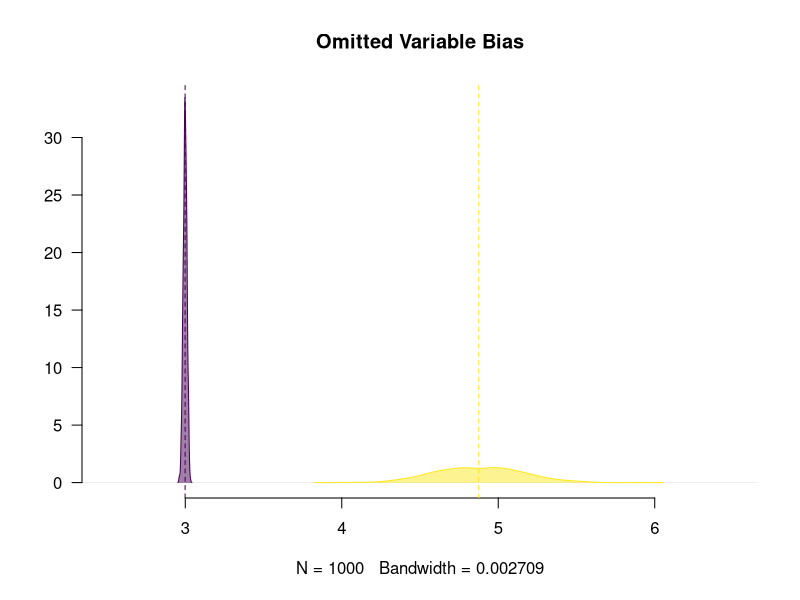
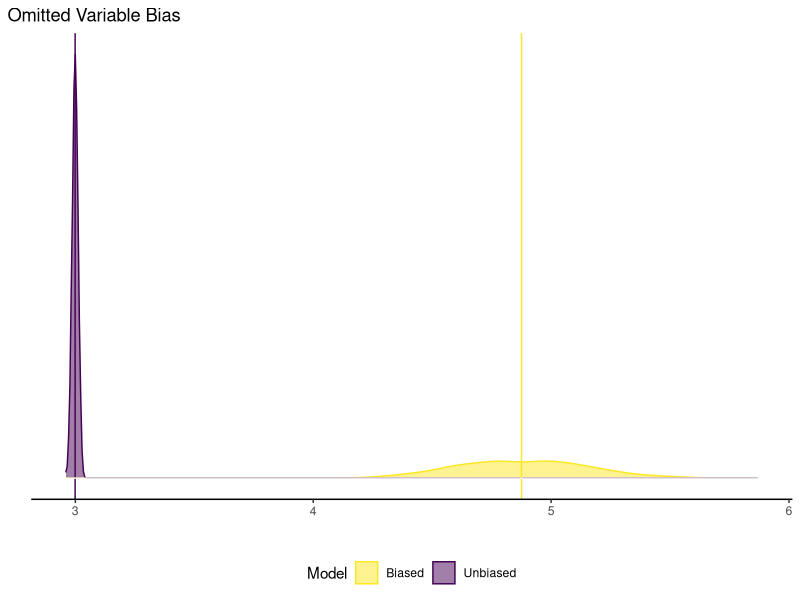
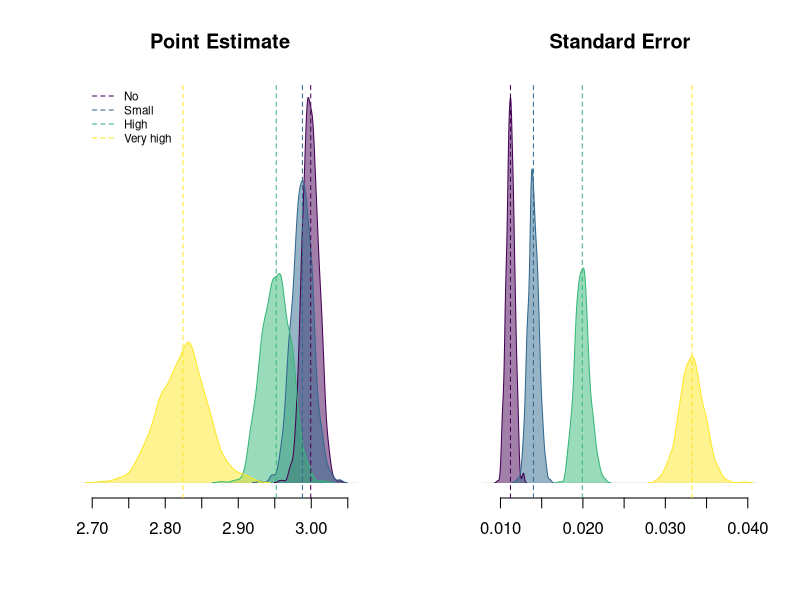
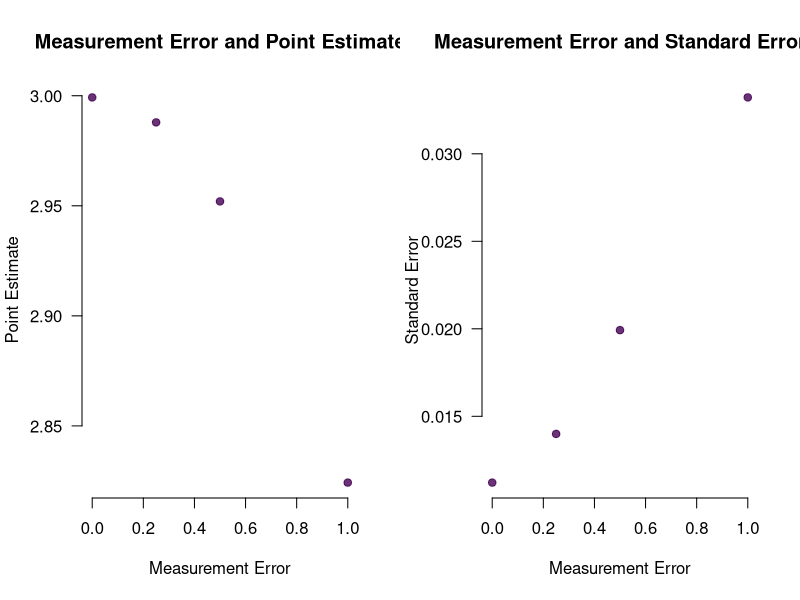
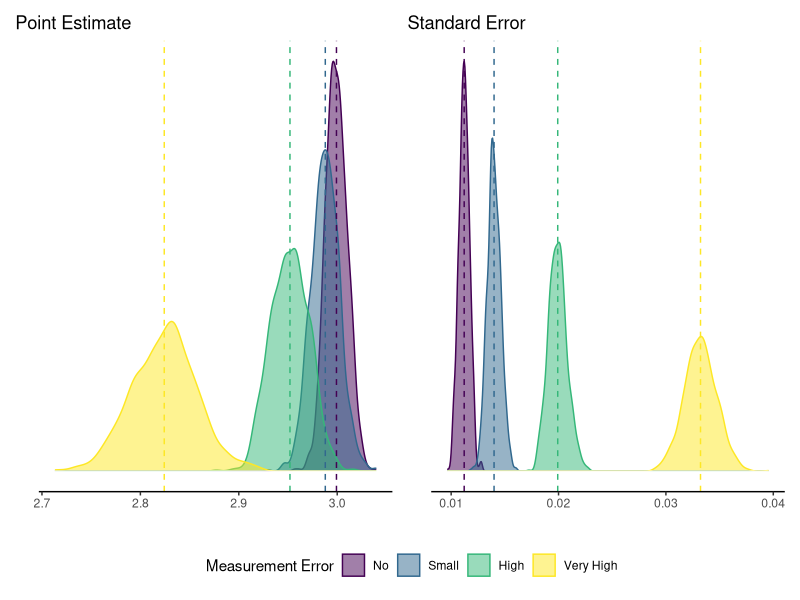
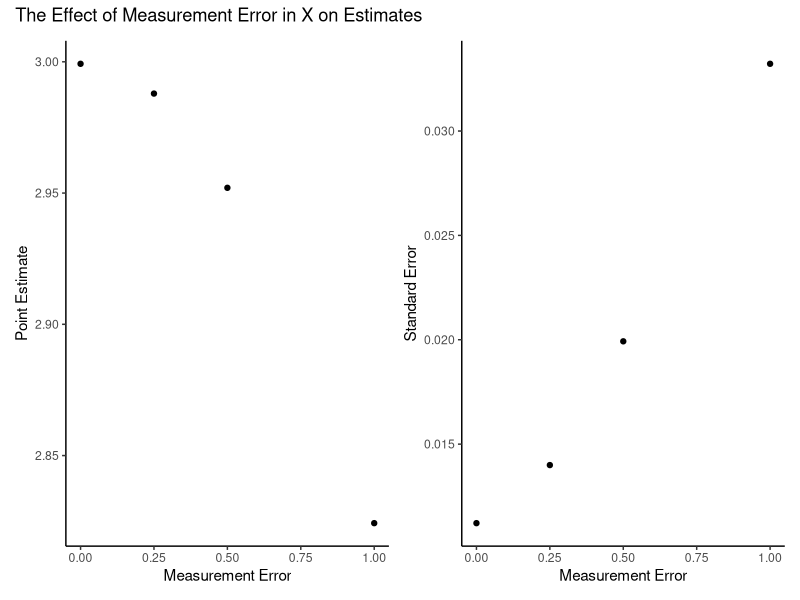
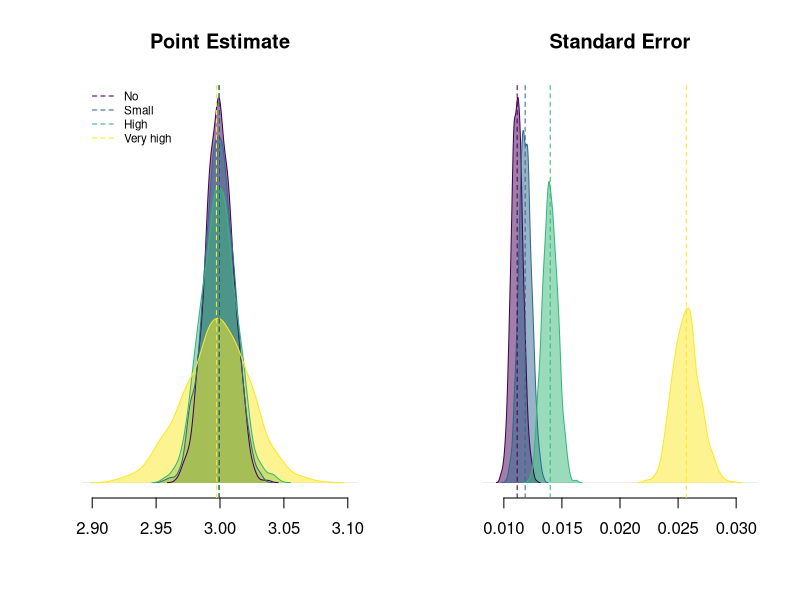
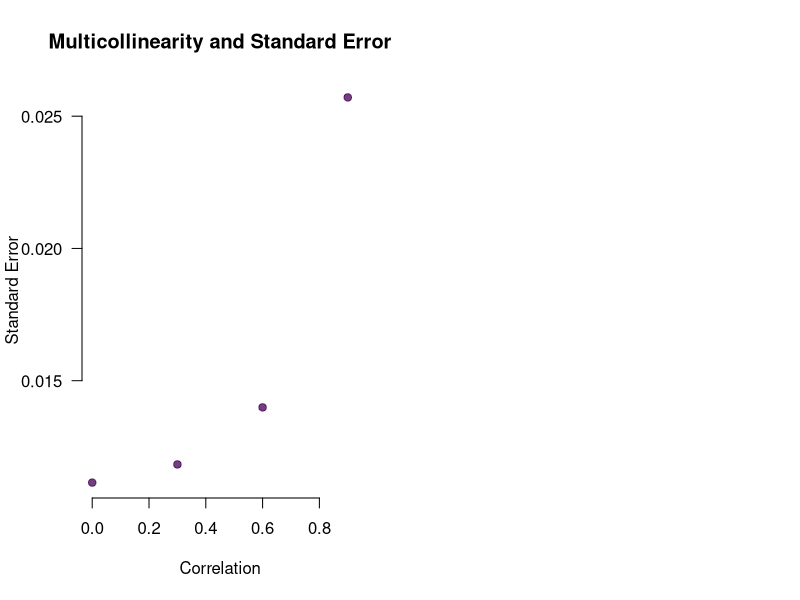

Write R code to recreate these figures, in order. (Note: this script raises an error after producing the figures.)
## ---- chunk 1
# The first line sets an option for the final document that can be produced from
# the .Rmd file. Don't worry about it.
knitr::opts_chunk$set(echo = TRUE,
                      out.width="\\textwidth", # for larger figures 
                      attr.output = 'style="max-height: 200px;"'
                      )

# The next bit is quite powerful and useful. 
# First you define which packages you need for your analysis and assign it to 
# the p_needed object. 
p_needed <-
  c("viridis", "MASS", "sandwich", "lmtest", 
    "ggplot2", "patchwork", "dplyr")

# Now you check which packages are already installed on your computer.
# The function installed.packages() returns a vector with all the installed 
# packages.
packages <- rownames(installed.packages())
# Then you check which of the packages you need are not installed on your 
# computer yet. Essentially you compare the vector p_needed with the vector
# packages. The result of this comparison is assigned to p_to_install.
p_to_install <- p_needed[!(p_needed %in% packages)]
# If at least one element is in p_to_install you then install those missing
# packages.
if (length(p_to_install) > 0) {
  install.packages(p_to_install)
}
# Now that all packages are installed on the computer, you can load them for
# this project. Additionally the expression returns whether the packages were
# successfully loaded.
sapply(p_needed, require, character.only = TRUE)

# This is an option for stargazer tables
# It automatically adapts the output to html or latex,
# depending on whether we want a html or pdf file
stargazer_opt <- ifelse(knitr::is_latex_output(), "latex", "html")

# only relevant for ggplot2 plotting
# setting a global ggplot theme for the entire document to avoid 
# setting this individually for each plot 
theme_set(theme_classic() + # start with classic theme 
  theme(
    plot.background = element_blank(),# remove all background 
    plot.title.position = "plot", # move the plot title start slightly 
    legend.position = "bottom", # by default, put legend on the bottom
    axis.line.y = element_blank(), # remove line on y axis 
    axis.ticks.y = element_blank(), # remove ticks on y axis
    axis.text.y = element_blank() # remove text on y axis
  ))

## ---- chunk 2
mus <- c(5, 10)
mus
## ---- chunk 3
sds <- c(4, 5)
sds_mat <- diag(sds) 
sds_mat
## ---- chunk 4
cor_mat <- matrix(c(1, 0.3, 0.3, 1), nrow = 2, ncol = 2)
cor_mat 
## ---- chunk 5
varcov <- sds_mat %*% cor_mat %*% sds_mat 
# step-by-step
sds_mat %*% cor_mat
sds_mat %*% cor_mat %*% sds_mat 
#check sqrt of diag:
sqrt(diag(varcov)) #our initial sds
## ---- chunk 6
X <- mvrnorm(n = 100000, 
             mu = mus, 
             Sigma = varcov)

head(X)

cor(X[, 1], X[, 2]) # check correlation (we specified it in cor_mat)
## ---- chunk 7
b <- c(10, # intercept
       3,  # beta_1
       5)  # beta_2
## ---- chunk 8
mu <- cbind(1, X) %*% b  # systematic component

# Choose sigma_est
sigma_est <- 1

# Generate Y
Y <- rnorm(100000, 
           mean = mu,       # systematic component
           sd = sigma_est)  # stochastic component

# Create population data

pop <- data.frame(cbind(Y, X)) 
head(pop)
## ---- chunk 9
gen_pop <- function(mus, varcov, b, sigma_est){
  
  X <- mvrnorm(n = 100000, 
               mu = mus, 
               Sigma = varcov) 
  
  mu_y <- cbind(1, X) %*% b
  
  Y <- rnorm(100000, 
             mean = mu_y, 
             sd = sigma_est)
  
  population <- data.frame(cbind(Y, X))
  
  return(population)
}

# See if our function works

pop <- gen_pop(mus = mus, 
               varcov = varcov, 
               b = b, 
               sigma_est = sigma_est)

head(pop)
## ---- chunk 10
drawncalc_ovb <- function(pop){
  
  pop_sample <- pop[sample(nrow(pop), size = 500), ] #dplyr::sample_n(pop, 500)
  
  # regression without omitted variable bias
  reg_nobias <- lm(Y ~ V2 + V3, data = pop_sample)
  
  # regression with omitted variable bias
  reg_bias <- lm(Y ~ V2, data = pop_sample)
  
  # store and return beta_1 estimate of both models
  b1_hat <- c(summary(reg_nobias)$coefficients[2, 1],
              summary(reg_bias)$coefficients[2, 1])
  
  return(b1_hat)
  }
## ---- chunk 11
b_hats_ovb <- t(replicate(1000, drawncalc_ovb(pop = pop)))

head(b_hats_ovb) # 2 cols with 1000 regression coefficients
## ---- chunk 12

two_cols <- viridis(2)
two_cols_alpha <- viridis(2, 0.5)

#We plot both the biased and unbiased estimates
plot(density(b_hats_ovb[, 1]), 
     xlim = c(2.5,6.5), 
     main = "Omitted Variable Bias", 
     col = two_cols[1],
     bty = "n", 
     las = 1,
     ylab = "")

polygon(density(b_hats_ovb[, 1]),
        col = two_cols_alpha[1],
        border = F)

lines(density(b_hats_ovb[, 2]), 
      col = two_cols[2])
polygon(density(b_hats_ovb[, 2]),
        col = two_cols_alpha[2],
        border = F)

abline(v = c(mean(b_hats_ovb[, 1]), 
             mean(b_hats_ovb[, 2])),
       col = two_cols, 
       lty = 2)
## ---- chunk 13
# put data to long format (better practice in ggplot2)
# instead of 2 columns, make one with another column identifying the model
b_hats_plot <- data.frame(
  estimate = c(b_hats_ovb[, 1], b_hats_ovb[, 2]),
  Model = rep(c("Unbiased", "Biased"), each = nrow(b_hats_ovb))
)


ggplot(b_hats_plot, 
  aes(x = estimate, fill = Model, color = Model)
) +
  geom_density() + # add two density plots 
  scale_color_viridis(discrete = T, direction = -1) + # change colors with viridis palette
  scale_fill_viridis(discrete = T, alpha = 0.5, direction = -1) + #  fill with viridis
  labs(
    title = "Omitted Variable Bias",
    x = "",
    y = "",
    fill = "Model"
  ) +
  geom_vline(
    xintercept = apply(b_hats_ovb, 2, mean), # object with two columns
    color = viridis(2) 
    ) +
  geom_hline( # remove the bottom line for cleaner look 
    yintercept = 0,
    color = "white" # grid line color
    ) 
## ---- chunk 14
mus <- c(5, 10)
## ---- chunk 15
sds <- c(4, 5)
sds_mat <- diag(sds) # construct a diagonal matrix
sds_mat
## ---- chunk 16
cor_mat <- matrix(data = c(1, 0, 0, 1), nrow = 2, ncol = 2)
cor_mat
## ---- chunk 17
varcov <- sds_mat %*% cor_mat %*% sds_mat 
varcov
## ---- chunk 18
X <- mvrnorm(n = 100000, 
             mu = mus, 
             Sigma = varcov)
cor(X[, 1], X[, 2]) # check correlation
## ---- chunk 19
b <- c(10, 3, 5)
## ---- chunk 20
mu <- cbind(1, X) %*% b  # systematic component

# Choose sigma_est
sigma_est <- 1

# Generate Y
Y <- rnorm(100000, 
           mean = mu,        # systematic component
           sd = sigma_est)   # stochastic component

## ---- chunk 21
sigma_err <- 0.5

X[, 1] <- X[, 1] + rnorm(length(X[, 1]), 0, sigma_err) # X-star from the lecture

# Population data

pop <- data.frame(cbind(Y, X)) 
head(pop)
## ---- chunk 22
gen_pop <- function(mus, varcov, b, sigma_est, sigma_err){
  
  X <- mvrnorm(n = 100000, mu = mus, Sigma = varcov) 
  
  mu_y <- cbind(1, X) %*% b
  
  Y <- rnorm(100000, 
             mu_y, 
             sigma_est)
  
  # Add measurement error in V2
  X[, 1] <- X[, 1] + rnorm(length(X[, 1]), 0, sigma_err) 
  
  population <- data.frame(cbind(Y, X))
  
  return(population)
}
## ---- chunk 23
pop1 <- gen_pop(mus = mus, 
                varcov = varcov, 
                b = b,
                sigma_est = sigma_est, 
                sigma_err = 0)
## ---- chunk 24
pop2 <- gen_pop(mus = mus, 
                varcov = varcov, 
                b = b,
                sigma_est = sigma_est, 
                sigma_err = 0.25)
## ---- chunk 25
pop3 <- gen_pop(mus = mus, 
                varcov = varcov, 
                b = b,
                sigma_est = sigma_est, 
                sigma_err = 0.5)
## ---- chunk 26
pop4 <- gen_pop(mus = mus, 
                varcov = varcov, 
                b = b,
                sigma_est = sigma_est, 
                sigma_err = 1)
## ---- chunk 27
drawncalc <- function(pop){
  
  pop_sample <- pop[sample(nrow(pop), size = 500),]
  
  reg <- lm(Y ~ V2 + V3,
            data = pop_sample)
  
  # get coefficient and standard error
  b1_hat <- summary(reg)$coefficients[2, 1:2] 
  
  return(b1_hat)
}
## ---- chunk 28
# without measurement error
b_hats_no <- t(replicate(1000, drawncalc(pop = pop1)))

# with small measurement error
b_hats_small <- t(replicate(1000, drawncalc(pop = pop2)))

# with high measurement error 
b_hats_high <- t(replicate(1000, drawncalc(pop = pop3)))

# with very high measurement error
b_hats_veryhigh <- t(replicate(1000, drawncalc(pop = pop4)))
## ---- chunk 29
four_cols <- viridis(4)
four_cols_alpha <- viridis(4, 0.5)

par(mfrow = c(1, 2))

# first plot

plot(density(b_hats_no[, 1]), 
     xlim = c(2.7, 3.05), 
     main = "Point Estimate",
     bty = "n", 
     las = 1, 
     yaxt = "n", 
     ylab = "",
     xlab = "",
     type = "n")

polygon(density(b_hats_no[, 1]),
        col = four_cols_alpha[1],
        border = F)
polygon(density(b_hats_small[, 1]),
        col = four_cols_alpha[2],
        border = F)
polygon(density(b_hats_high[, 1]),
        col = four_cols_alpha[3],
        border = F)
polygon(density(b_hats_veryhigh[, 1]),
        col = four_cols_alpha[4],
        border = F)

lines(density(b_hats_no[, 1]), 
      col = four_cols[1])
lines(density(b_hats_small[, 1]), 
      col = four_cols[2])
lines(density(b_hats_high[, 1]), 
      col = four_cols[3])
lines(density(b_hats_veryhigh[, 1]), 
      col = four_cols[4])

abline(v = c(mean(b_hats_no[, 1]), 
             mean(b_hats_small[, 1]),
             mean(b_hats_high[, 1]), 
             mean(b_hats_veryhigh[, 1])),
       col = four_cols, lty = 2)

legend("topleft", 
       legend = c("No", "Small", "High", "Very high"),
       col = four_cols, 
       lty = "dashed", 
       cex = 0.7,
       bty = "n")

# second plot 

plot(density(b_hats_no[, 2]), 
     xlim = c(0.009, 0.04), 
     main = "Standard Error",
     bty = "n", 
     las = 1, 
     yaxt = "n", 
     ylab = "",
     xlab = "",
     type = "n")

polygon(density(b_hats_no[, 2]),
        col = four_cols_alpha[1],
        border = F)
polygon(density(b_hats_small[, 2]),
        col = four_cols_alpha[2],
        border = F)
polygon(density(b_hats_high[, 2]),
        col = four_cols_alpha[3],
        border = F)
polygon(density(b_hats_veryhigh[, 2]),
        col = four_cols_alpha[4],
        border = F)

lines(density(b_hats_no[, 2]), 
      col = four_cols[1])
lines(density(b_hats_small[, 2]), 
      col = four_cols[2])
lines(density(b_hats_high[, 2]), 
      col = four_cols[3])
lines(density(b_hats_veryhigh[, 2]), 
      col = four_cols[4])

abline(v = c(mean(b_hats_no[, 2]), 
             mean(b_hats_small[, 2]),
             mean(b_hats_high[, 2]), 
             mean(b_hats_veryhigh[, 2])),
       col = four_cols, 
       lty = 2)
## ---- chunk 30
plot(x = c(0, 0.25, 0.5, 1), 
     y = c(mean(b_hats_no[, 1]), 
           mean(b_hats_small[, 1]),
           mean(b_hats_high[, 1]), 
           mean(b_hats_veryhigh[, 1])),
     pch = 19,
     col = viridis(1, 0.8),
     main = "Measurement Error and Point Estimate", 
     xlab = "Measurement Error", 
     ylab = "Point Estimate", 
     bty = "n", 
     las = 1)

plot(x = c(0, 0.25, 0.5, 1), 
     y = c(mean(b_hats_no[, 2]), 
           mean(b_hats_small[, 2]),
           mean(b_hats_high[, 2]), 
           mean(b_hats_veryhigh[, 2])),
     pch = 19,
     col = viridis(1, 0.8),
     main = "Measurement Error and Standard Error", 
     xlab = "Measurement Error", 
     ylab = "Standard Error",
     bty = "n", 
     las = 1)
## ---- chunk 31

b_hats <- as.data.frame(rbind(b_hats_no,
                              b_hats_small,
                              b_hats_high,
                              b_hats_veryhigh))
b_hats$error <-
  factor(rep(c("No", "Small", "High", "Very High"), each = nrow(b_hats) / 4), 
         levels = c("No", "Small", "High", "Very High"))


# first plot
p1 <- ggplot(data = b_hats, aes(x = Estimate,  fill = error, color = error)) +
  labs(
    title = "Point Estimate",
    x = "",
    y = "",
    fill = "Measurement Error",
    color = "Measurement Error"
  ) +
  geom_density() + # add densities 
  geom_vline( # manually add lines with means 
    xintercept = b_hats %>% # take b_hats 
      group_by(error) %>% # apply all calculations within groups of error
      summarise(mean = mean(Estimate)) %>% #  take mean of Estimate column 
      pull(mean), # pull the mean column 
    linetype = "dashed",
    color = viridis(4)
  ) +
  scale_fill_viridis(discrete = T, alpha = 0.5) +
  scale_color_viridis(discrete = T) 

# second plot 

p2 <- ggplot(data = b_hats, aes(x = `Std. Error`, fill = error, color= error)) +
  labs(
    title = "Standard Error",
    x = "",
    y = "",
    fill = "Measurement Error",
    color = "Measurement Error"
  ) +
  geom_density() +
  geom_vline( # manually add lines with means 
    xintercept = b_hats %>% # take b_hats 
      group_by(error) %>% # apply all calculations within groups of error
      summarise(mean = mean(`Std. Error`)) %>% #  take mean of `Std. Error` column 
      pull(mean), # pull the mean column 
    linetype = "dashed",
    color = viridis(4)
  ) +
  scale_fill_viridis(discrete = T, alpha = 0.5) +
  scale_color_viridis(discrete = T)

# put plots together with patchwork package 
p1 + p2 + plot_layout(guides = "collect") &
  geom_hline( # remove the bottom line for cleaner look 
    yintercept = 0,
    color = "white" # grid line color
    )
## ---- chunk 32
p1 <- b_hats %>% # take b_hats 
      group_by(error) %>% # apply all calculations within groups of error
      summarise_all(mean) %>% # summarize all variables
  ggplot() + 
  geom_point(
    aes(x = c(0, 0.25, 0.5, 1),
        y = Estimate)
  ) + 
  labs(
    x = "Measurement Error",
    y = "Point Estimate"
  ) +
  theme_classic() # restore to classic theme with no modifications 

p2 <- b_hats %>% # take b_hats 
      group_by(error) %>% # apply all calculations within groups of error
      summarise_all(mean) %>% 
  ggplot() + 
  geom_point(
    aes(x = c(0, 0.25, 0.5, 1),
        y = `Std. Error`)
  ) + 
  labs(
    x = "Measurement Error",
    y = "Standard Error"
  ) +
  theme_classic()

p1 + p2 + plot_annotation(title = "The Effect of Measurement Error in X on Estimates")
## ---- chunk 33
gen_pop <- function(mus, varcov, b, sigma_est){
  
  # Generate IV
  X <- mvrnorm(n = 100000, 
               mu = mus, 
               Sigma = varcov) 
  
  mu_y <- cbind(1, X) %*% b
  
  Y <- rnorm(100000, 
             mean = mu_y, 
             sd = sigma_est)
  
  population <- data.frame(cbind(Y, X))
  
  return(population)
}
## ---- chunk 34
# a) No multicollinearity

cor_mat1 <- matrix(c(1, 0, 0, 1), 
                   nrow = 2, 
                   ncol = 2)

varcov1 <- sds_mat %*% cor_mat1 %*% sds_mat 

pop1 <- gen_pop(mus = mus, 
                varcov = varcov1, 
                b = b, 
                sigma_est = sigma_est)

# b) Small multicollinearity

cor_mat2 <- matrix(c(1, 0.3, 0.3, 1), 
                   nrow = 2, 
                   ncol = 2)

varcov2 <- sds_mat %*% cor_mat2 %*% sds_mat 

pop2 <- gen_pop(mus = mus, 
                varcov = varcov2, 
                b = b, 
                sigma_est = sigma_est)

# c) High multicollinearity

cor_mat3 <- matrix(c(1, 0.6, 0.6, 1), nrow = 2, ncol = 2)

varcov3 <- sds_mat %*% cor_mat3 %*% sds_mat 

pop3 <- gen_pop(mus = mus, 
                varcov = varcov3, 
                b = b, 
                sigma_est = sigma_est)

# d) Very high multicollinearity

cor_mat4 <- matrix(c(1, 0.9, 0.9, 1), 
                   nrow = 2, 
                   ncol = 2)

varcov4 <- sds_mat %*% cor_mat4 %*% sds_mat 

pop4 <- gen_pop(mus = mus, 
                varcov = varcov4, 
                b = b, 
                sigma_est = sigma_est)
## ---- chunk 35
b_hats_no <- t(replicate(1000, drawncalc(pop = pop1)))

b_hats_small <- t(replicate(1000, drawncalc(pop = pop2)))

b_hats_high <- t(replicate(1000, drawncalc(pop = pop3)))

b_hats_veryhigh <- t(replicate(1000, drawncalc(pop = pop4)))
## ---- chunk 36
par(mfrow = c(1, 2))

# first plot

plot(density(b_hats_no[, 1]), 
     xlim = c(2.9, 3.1), 
     main = "Point Estimate",
     bty = "n", 
     las = 1, 
     yaxt = "n", 
     ylab = "",
     xlab = "",
     type = "n")

polygon(density(b_hats_no[, 1]),
        col = four_cols_alpha[1],
        border = F)
polygon(density(b_hats_small[, 1]),
        col = four_cols_alpha[2],
        border = F)
polygon(density(b_hats_high[, 1]),
        col = four_cols_alpha[3],
        border = F)
polygon(density(b_hats_veryhigh[, 1]),
        col = four_cols_alpha[4],
        border = F)

lines(density(b_hats_no[, 1]), 
      col = four_cols[1])
lines(density(b_hats_small[, 1]), 
      col = four_cols[2])
lines(density(b_hats_high[, 1]), 
      col = four_cols[3])
lines(density(b_hats_veryhigh[, 1]), 
      col = four_cols[4])

abline(v = c(mean(b_hats_no[, 1]), 
             mean(b_hats_small[, 1]),
             mean(b_hats_high[, 1]), 
             mean(b_hats_veryhigh[, 1])),
       col = four_cols, lty = 2)

legend("topleft", 
       legend = c("No", "Small", "High", "Very high"),
       col = four_cols, 
       lty = "dashed", 
       cex = 0.7,
       bty = "n")

# second plot 

plot(density(b_hats_no[, 2]), 
     xlim = c(0.009, 0.031), 
     main = "Standard Error",
     bty = "n", 
     las = 1, 
     yaxt = "n", 
     ylab = "",
     xlab = "",
     type = "n")

polygon(density(b_hats_no[, 2]),
        col = four_cols_alpha[1],
        border = F)
polygon(density(b_hats_small[, 2]),
        col = four_cols_alpha[2],
        border = F)
polygon(density(b_hats_high[, 2]),
        col = four_cols_alpha[3],
        border = F)
polygon(density(b_hats_veryhigh[, 2]),
        col = four_cols_alpha[4],
        border = F)

lines(density(b_hats_no[, 2]), 
      col = four_cols[1])
lines(density(b_hats_small[, 2]), 
      col = four_cols[2])
lines(density(b_hats_high[, 2]), 
      col = four_cols[3])
lines(density(b_hats_veryhigh[, 2]), 
      col = four_cols[4])

abline(v = c(mean(b_hats_no[, 2]), 
             mean(b_hats_small[, 2]),
             mean(b_hats_high[, 2]), 
             mean(b_hats_veryhigh[, 2])),
       col = four_cols, 
       lty = 2)
## ---- chunk 37
plot(x = c(0, 0.3, 0.6, 0.9), 
     y = c(mean(b_hats_no[, 2]),
           mean(b_hats_small[, 2]),
           mean(b_hats_high[, 2]), 
           mean(b_hats_veryhigh[, 2])),
     pch = 19,
     las = 1, 
     col = viridis(1, 0.75),
     main = "Multicollinearity and Standard Error", 
     xlab = "Correlation", 
     ylab = "Standard Error",
     bty = "n")
## ---- chunk 38

b_hats <- as.data.frame(rbind(b_hats_no,
                              b_hats_small,
                              b_hats_high,
                              b_hats_veryhigh))
b_hats$mc <- factor(rep(c("No", "Small", "High", "Very High"), each = nrow(b_hats) / 4),
                    levels =  c("No", "Small", "High", "Very High"))


# first plot

p1 <- ggplot(data = b_hats, aes(x = Estimate,  fill = mc, color = mc)) +
  labs(
    title = "Point Estimate",
    x = "",
    y = "",
    fill = "Multicollinearity",
    color = "Multicollinearity"
  ) +
  geom_density() + # add densities 
  geom_vline( # manually add lines with means 
    xintercept = b_hats %>% # take b_hats 
      group_by(mc) %>% # apply all calculations within groups of mc
      summarise(mean = mean(Estimate)) %>% #  take mean of Estimate column 
      pull(mean), # pull the mean column 
    linetype = "dashed",
    color = viridis(4)
  ) +
  scale_fill_viridis(discrete = T, alpha = 0.5) +
  scale_color_viridis(discrete = T)

p2 <- ggplot(data = b_hats, aes(x = `Std. Error`, fill = mc, color = mc)) +
  labs(
    title = "Standard Error",
    x = "",
    y = "",
    fill = "Multicollinearity",
    color = "Multicollinearity"
  ) +
   geom_density() + # add densities 
  geom_vline( # manually add lines with means 
    xintercept = b_hats %>% # take b_hats 
      group_by(mc) %>% # apply all calculations within groups of mc
      summarise(mean = mean(`Std. Error`)) %>% #  take mean of `Std. Error` column 
      pull(mean), # pull the mean column 
    linetype = "dashed",
    color = viridis(4)
  ) +
  scale_fill_viridis(discrete = T, alpha = 0.5) +
  scale_color_viridis(discrete = T) 

p1 + p2 + plot_layout(guides = "collect") &
  geom_hline( # remove the bottom line for cleaner look 
    yintercept = 0,
    color = "white" # grid line color
    )
## ---- chunk 39
b_hats %>% # take b_hats
  group_by(mc) %>% # apply all calculations within groups of mc
  summarise_all(mean) %>%
  ggplot() +
  geom_point(aes(x =  c(0, 0.3, 0.6, 0.9),
                 y = `Std. Error`)) +
  labs(x = "Multicollinearity",
       title = "Multicollinearity and Standard Error",
       y = "Standard Error") +
  theme_classic() +
  scale_x_continuous(breaks = c(0, 0.3, 0.6, 0.9))

## ---- chunk 40
# Generate some data

x <- runif(100, 0.2, 1)
e <- rnorm(100, 0, 0.5)

y1 <- 2 * x + e # This creates homoscedastic data.
## ---- chunk 41
y2 <- 2 * x + e * x^2 
## ---- chunk 42
par(mfrow = c(1, 2))
# Homoscedastic data
plot(x = x, 
     y = y1, 
     pch = 19,
     col = viridis(1, 0.75)[1],
     bty = "n", 
     las = 1, 
     main = "Homoskedastic data")

# Heteroskedastic data
plot(x = x, 
     y = y2, 
     pch = 19,
     col = viridis(1, 0.75)[1],
     bty = "n", 
     las = 1, 
     main = "Heteroskedastic data")
## ---- chunk 43
# Homoscedastic data
p_hom <- ggplot() +
  geom_point(aes(x = x, y = y1),
             size = 2,
             color = viridis(1, 0.75)[1]
             ) + 
  labs(
    title = "Homoskedastic data",
    x = "x",
    y = "y1"
  ) +
  theme_classic() 
# Heteroskedastic data
p_het <- ggplot() +
  geom_point(aes(x = x, y = y2),
    color = viridis(1, 0.75)[1], 
    size = 2
    ) + 
  labs(
    title = "Heteroskedastic data",
    x = "x",
    y = "y2"
  ) +
  theme_classic()
p_hom + p_het
## ---- chunk 44
reg_hom <- lm(y1 ~ x) 
reg_het <- lm(y2 ~ x)
## ---- chunk 45
par(mfrow = c(1, 2))

plot(x = fitted.values(reg_hom), 
     y = residuals(reg_hom),
     pch = 19, 
     xlab = "Fitted Values", 
     ylab = "Residuals",
     main = "Homoscedasticity",
     col = viridis(1, 0.75),
     bty = "n", 
     ylim = c(-1.5, 1),
     las = 1)
abline(h = 0)

plot(x = fitted.values(reg_het), 
     y = residuals(reg_het),
     pch = 19, 
     xlab = "Fitted Values", 
     ylab = "Residuals",
     main = "Heteroscedasticity",
     col = viridis(1, 0.75),
     bty = "n", 
     ylim = c(-1.5, 1),
     las = 1)
abline(h = 0)
## ---- chunk 46

p1 <- ggplot(data = reg_hom$model,
             aes(x = x, y = residuals(reg_hom))) +
  geom_point(color = viridis(1, 0.75), # add points
             size = 2) + 
  theme_classic() + # change the appearance
  labs(x = "X",
       y = "Residuals",
       title = "Homoscedasticity")  +
  geom_hline(yintercept = 0, # add the line
             size = 0.5) +
  scale_y_continuous(limits = c(-1.5, 2))


p2 <- ggplot(data = reg_hom$model,
             aes(x = x, y = residuals(reg_het))) +
  geom_point(color = viridis(1, 0.75), # add points
             size = 2) + 
  theme_classic() + # change the appearance
  labs(x = "X",
       y = "Residuals",
       title = "Heteroscedasticity")  +
  geom_hline(yintercept = 0, # add the line
             size = 0.5) +
  scale_y_continuous(limits = c(-1.5, 2))

p1 + p2 
## ---- chunk 47
data <- as.data.frame(cbind(y2, x))

reg_ols <- lm(y2 ~ x,
              data = data)

summary(reg_ols)

vcovHC(reg_ols)
sqrt(diag(vcovHC(reg_ols)))
coeftest(reg_ols, vcov. = vcovHC)
## ---- chunk 48
# Some fake data

x <- c(rnorm(99, 0, 1), 5)
y <- c(rnorm(99, 1, 1), 20)

data <- data.frame(cbind(x, y))
m1 <- lm(y ~ x, data = data)
summary(m1)
## ---- chunk 49
plot(x, y,
     pch = 19, 
     col = two_cols_alpha[1],
     bty = "n", 
     las = 1)
abline(lm(y ~ x), col = two_cols[1])
## ---- chunk 50
ggplot() +
  geom_point(aes(x = x, y = y), 
             color = viridis(1, alpha = 0.5), # add points
             size = 2) + 
  geom_abline(intercept = m1$coefficients[1], # add the line
              slope = m1$coefficients[2],
              color = viridis(1),
              size = 1) +
  theme_classic()
## ---- chunk 51
# calculate Cook's distance
D <- cooks.distance(m1)

# ...and plot it
plot(D, 
     main = "Cook's Distance",
     pch = 19, 
     col = two_cols_alpha[1],
     bty = "n", 
     las = 1)
## ---- chunk 52
s <- D < 1
## ---- chunk 53
m2 <- lm(y ~ x, 
         data = data[s,])
summary(m2)
## ---- chunk 54
par(mfrow = c(1, 2))

# First the model without excluding the outlier
plot(x = x, 
     y = y, 
     xlim = c(-3, 5), 
     ylim = c(-1.5, 20), 
     main = "Model with Outlier",
     pch = 19, 
     col = two_cols_alpha[1],
     bty = "n", las = 1)
abline(m1, col = two_cols[1])

# Second the model excluding the outlier
plot(x = x[s], 
     y = y[s], 
     xlim = c(-3, 5), 
     ylim = c(-1.5, 20), 
     main = "Model without Outlier",
     pch = 19, 
     col = two_cols_alpha[1],
     bty = "n", 
     las = 1)
abline(m2, col = two_cols[1])
## ---- chunk 55

# First the model without excluding the outlier    
p1 <- ggplot() +
  geom_point(aes(x = x, y = y), 
             color = viridis(1, alpha = 0.5), # add points
             size = 2) + 
  geom_abline(intercept = m1$coefficients[1], # add the line
              slope = m1$coefficients[2],
              color = viridis(1),
              size = 1) +
  theme_classic() +
  labs(title = "Model with outlier") 

# Second the model excluding the outlier
p2 <- ggplot() +
  geom_point(aes(x = x, y = y), 
             color = viridis(1, alpha = 0.5), # add points
             size = 2) + 
  geom_abline(intercept = m2$coefficients[1], # add the line
              slope = m2$coefficients[2],
              color = viridis(1),
              size = 1) +
  theme_classic() +
  labs(title = "Model without outlier") 

p1 + p2
## ---- chunk 56
gen_pop <- function(mus, varcov, b, sigma_est, sigma_err){
  
  # Generate IV
  X <- mvrnorm(n = 100000, 
               mu = mus, 
               Sigma = varcov)
  
  mu_y <- cbind(1,X) %*% b
  
  Y <- rnorm(100000, 
             mean = mu_y, 
             sd = sigma_est)
  
  # Add measurement error in Y
  # Y <- ???
  
  population <- data.frame(cbind(Y, X))
  
  return(population)
}
## ---- chunk 57

cor_mat1 <- matrix(c(1, 0, 0, 1), 
                   nrow = 2, 
                   ncol = 2)

varcov1 <- sds_mat %*% cor_mat1 %*% sds_mat 

# No measurement error
pop1 <- gen_pop(mus = mus, 
                varcov = varcov1, 
                b = b,
                sigma_est = sigma_est, 
                sigma_err = 0)

# Small measurement error
pop2 <- gen_pop(mus = mus, 
                varcov = varcov1, 
                b = b,
                sigma_est = sigma_est, 
                sigma_err = 0.25)

# High measurement error
pop3 <- gen_pop(mus = mus, 
                varcov = varcov1, 
                b = b,
                sigma_est = sigma_est, 
                sigma_err = 0.5)

# Very high measurement error
pop4 <- gen_pop(mus = mus, 
                varcov = varcov1, 
                b = b,
                sigma_est = sigma_est, 
                sigma_err = 1)
## ---- chunk 58
b_hats_no <- t(replicate(1000, drawncalc(pop = pop1)))

b_hats_small <- t(replicate(1000, drawncalc(pop = pop2)))

b_hats_high <- t(replicate(1000, drawncalc(pop = pop3)))

b_hats_veryhigh <- t(replicate(1000, drawncalc(pop = pop4)))

## ---- chunk 59
par(mfrow = c(1, 2))

# first plot

plot(density(b_hats_no[, 1]), 
     xlim = c(2.7, 3.05), 
     main = "Point Estimate",
     bty = "n", 
     las = 1, 
     yaxt = "n", 
     ylab = "",
     xlab = "",
     type = "n")

polygon(density(b_hats_no[, 1]),
        col = four_cols_alpha[1],
        border = F)
polygon(density(b_hats_small[, 1]),
        col = four_cols_alpha[2],
        border = F)
polygon(density(b_hats_high[, 1]),
        col = four_cols_alpha[3],
        border = F)
polygon(density(b_hats_veryhigh[, 1]),
        col = four_cols_alpha[4],
        border = F)

lines(density(b_hats_no[, 1]), 
      col = four_cols[1])
lines(density(b_hats_small[, 1]), 
      col = four_cols[2])
lines(density(b_hats_high[, 1]), 
      col = four_cols[3])
lines(density(b_hats_veryhigh[, 1]), 
      col = four_cols[4])

abline(v = c(mean(b_hats_no[, 1]), 
             mean(b_hats_small[, 1]),
             mean(b_hats_high[, 1]), 
             mean(b_hats_veryhigh[, 1])),
       col = four_cols, lty = 2)

legend("topleft", 
       legend = c("No", "Small", "High", "Very high"),
       col = four_cols, 
       lty = "dashed", 
       cex = 0.7,
       bty = "n")

# second plot 

plot(density(b_hats_no[, 2]), 
     xlim = c(0.009, 0.04), 
     main = "Standard Error",
     bty = "n", 
     las = 1, 
     yaxt = "n", 
     ylab = "",
     xlab = "",
     type = "n")

polygon(density(b_hats_no[, 2]),
        col = four_cols_alpha[1],
        border = F)
polygon(density(b_hats_small[, 2]),
        col = four_cols_alpha[2],
        border = F)
polygon(density(b_hats_high[, 2]),
        col = four_cols_alpha[3],
        border = F)
polygon(density(b_hats_veryhigh[, 2]),
        col = four_cols_alpha[4],
        border = F)

lines(density(b_hats_no[, 2]), 
      col = four_cols[1])
lines(density(b_hats_small[, 2]), 
      col = four_cols[2])
lines(density(b_hats_high[, 2]), 
      col = four_cols[3])
lines(density(b_hats_veryhigh[, 2]), 
      col = four_cols[4])

abline(v = c(mean(b_hats_no[, 2]), 
             mean(b_hats_small[, 2]),
             mean(b_hats_high[, 2]), 
             mean(b_hats_veryhigh[, 2])),
       col = four_cols, 
       lty = 2)
## ---- chunk 60
b_hats <- as.data.frame(rbind(b_hats_no,
                              b_hats_small,
                              b_hats_high,
                              b_hats_veryhigh))
b_hats$error <-
  factor(rep(c("No", "Small", "High", "Very High"), each = nrow(b_hats) / 4), 
         levels = c("No", "Small", "High", "Very High"))


# first plot

p1 <- ggplot(data = b_hats, aes(x = Estimate,  fill = error, color = error)) +
  labs(
    title = "Point Estimate",
    x = "",
    y = "",
    fill = "Measurement Error",
    color = "Measurement Error"
  ) +
  geom_density() + # add densities 
  geom_vline( # manually add lines with means 
    xintercept = b_hats %>% # take b_hats 
      group_by(error) %>% # apply all calculations within groups of error
      summarise(mean = mean(Estimate)) %>% #  take mean of Estimate column 
      pull(mean), # pull the mean column 
    linetype = "dashed",
    color = viridis(4)
  ) +
  scale_fill_viridis(discrete = T, alpha = 0.5) +
  scale_color_viridis(discrete = T) +
  theme(legend.title = element_text()) +
  geom_hline( # remove the bottom line for cleaner look 
    yintercept = 0,
    color = "white" # grid line color
    )

# second plot 

p2 <- ggplot(data = b_hats, aes(x = `Std. Error`, fill = error, color= error)) +
  labs(
    title = "Standard Error",
    x = "",
    y = "",
    fill = "Measurement Error",
    color = "Measurement Error"
  ) +
  geom_density() +
  geom_vline( # manually add lines with means 
    xintercept = b_hats %>% # take b_hats 
      group_by(error) %>% # apply all calculations within groups of error
      summarise(mean = mean(`Std. Error`)) %>% #  take mean of `Std. Error` column 
      pull(mean), # pull the mean column 
    linetype = "dashed",
    color = viridis(4)
  ) +
  scale_fill_viridis(discrete = T, alpha = 0.5) +
  scale_color_viridis(discrete = T) +
  theme(legend.title = element_text()) +
  geom_hline( # remove the bottom line for cleaner look 
    yintercept = 0,
    color = "white" # grid line color
    )

# put plots together with patchwork package 
p1 + p2 + plot_layout(guides = "collect") +
  plot_annotation(title = "The Effect of Measurement Error in Y on Estimates") 
